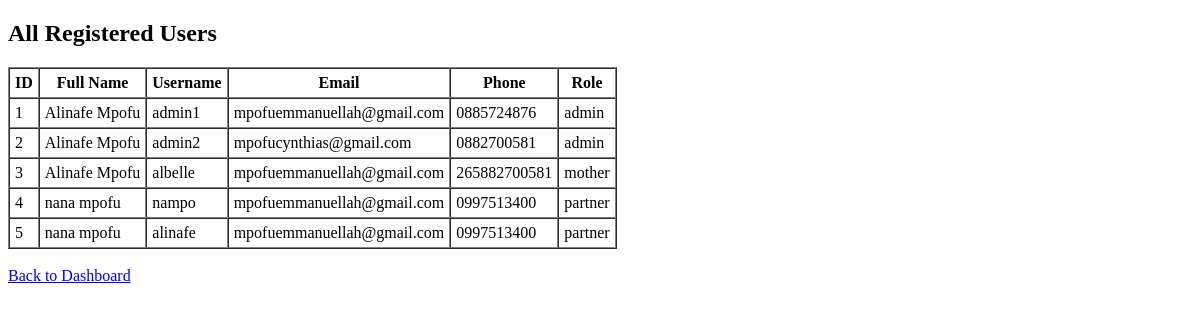
/admin/users (signed in), run on an earlier commit of the app's database.
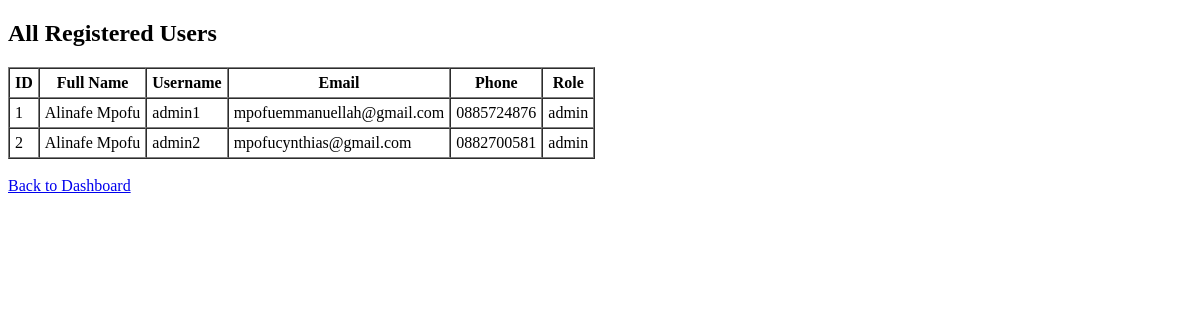
And on a later commit of the database.
### tables this page shows
CREATE TABLE users (
            id INTEGER PRIMARY KEY AUTOINCREMENT,
            full_name TEXT NOT NULL,
            username TEXT UNIQUE NOT NULL,
            email TEXT,
            phone TEXT,
            password TEXT NOT NULL,
            role TEXT NOT NULL, -- mother, partner, admin
            linked_mother_username TEXT, 
            due_date TEXT, -- for mothers only
            language TEXT
        );

### modules/admin.py (the view)
        def decorated_view(*args, **kwargs):
            if 'username' not in session:
                return redirect(url_for('auth.login'))
            return func(*args, **kwargs)

### modules/admin.py (called while the page is built)
def login_required(role):
    def wrapper(func):
        def decorated_view(*args, **kwargs):
            if 'username' not in session:
                return redirect(url_for('auth.login'))
            return func(*args, **kwargs)
        decorated_view.__name__ = func.__name__
        return decorated_view
    return wrapper

@admin_bp.route('/admin/users')
@login_required('admin')
def admin_users():
    conn = sqlite3.connect("data/usalama.db")
    sql = conn.cursor()
    sql.execute("SELECT id, full_name, username, email, phone, role FROM users")
    users = sql.fetchall()
    conn.close()
    return render_template('admin_users.html', users=users)

### templates/admin_users.html (shortened to what this page needs)
<!DOCTYPE html>
<html>
<head>
</head>
<body>
    <h2>All Registered Users</h2>
    <table border="1" cellpadding="5" cellspacing="0">
        <tr>
            <th>ID</th>
            <th>Full Name</th>
            <th>Username</th>
            <th>Email</th>
            <th>Phone</th>
            <th>Role</th>
        </tr>
        {% for user in users %}
        <tr>
            <td>{{ user[0] }}</td>
            <td>{{ user[1] }}</td>
            <td>{{ user[2] }}</td>
            <td>{{ user[3] }}</td>
            <td>{{ user[4] }}</td>
            <td>{{ user[5] }}</td>
        </tr>
        {% endfor %}
    </table>
    <br>
    <a href="{{ url_for('admin.admin_dashboard') }}">Back to Dashboard</a>
</body>
</html>

What changed in the data, as far as the page shows it:
removed users: id "3", full_name "Alinafe Mpofu", username "albelle", email "mpofuemmanuellah@gmail.com", phone "265882700581", role "mother"
removed users: id "4", full_name "nana mpofu", username "nampo", email "mpofuemmanuellah@gmail.com", phone "0997513400", role "partner"
removed users: id "5", full_name "nana mpofu", username "alinafe", email "mpofuemmanuellah@gmail.com", phone "0997513400", role "partner"
